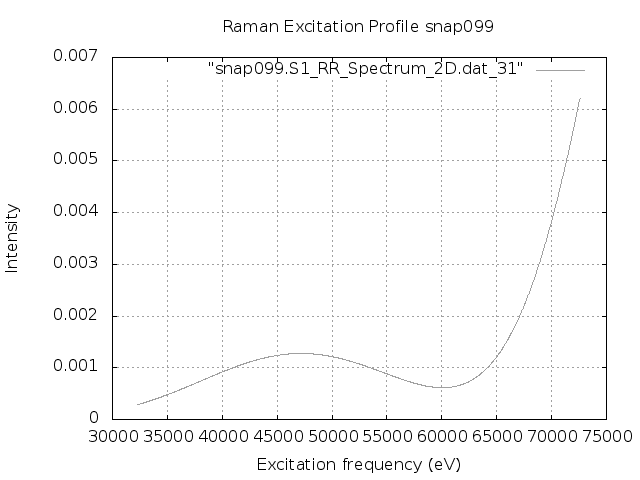

Recreate this plot in gnuplot.
set terminal png
set output "snap099.S1.REP_frozen.png"
set xlabel 'Excitation frequency (eV)'
set ylabel 'Intensity'
set title "Raman Excitation Profile snap099"
set grid
set autoscale
plot "snap099.S1_RR_Spectrum_2D.dat_31" with lines lc "blue"
exit
